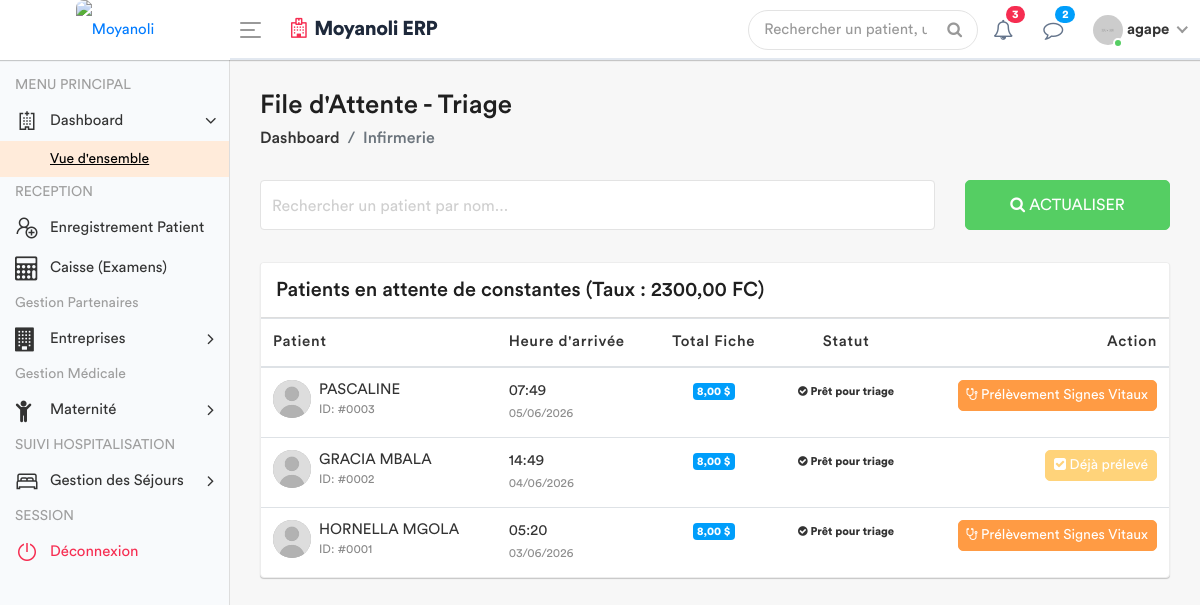
The app's page /infirmerie/attente/ (signed in) with its own data.
### apps/models.py (models this page shows, shortened)
class ConfigurationHopital(models.Model):
    taux_usd_en_cdf = models.DecimalField(max_digits=10, decimal_places=2, default=Decimal('2500.00'))
    derniere_mise_a_jour = models.DateTimeField(auto_now=True)
    class Meta:
        verbose_name = "Configuration du Taux"

class Patient(models.Model):
    TYPE_CHOICES = [
        ('SIMPLE', 'Patient Simple'),
        ('FIDELE', 'Patient Fidèle'),
        ('CONVENTIONNE', 'Patient Conventionné'),
    ]
    code_patient = models.CharField(max_length=20, unique=True, editable=False)
    noms = models.CharField(max_length=100)
    service = models.ForeignKey('Service', on_delete=models.PROTECT, related_name='patients', null=True)
    sexe = models.CharField(max_length=1, choices=[('M', 'Masculin'), ('F', 'Féminin')])
    age = models.CharField(max_length=30)
    adresse = models.TextField()
    telephone = models.CharField(max_length=20)
    type_patient = models.CharField(max_length=15, choices=TYPE_CHOICES, default='SIMPLE')
    a_carte_fidelite = models.BooleanField(default=False, verbose_name="Possède carte de fidélité")
    entreprise = models.ForeignKey('Entreprise', on_delete=models.SET_NULL, null=True, blank=True, verbose_name="Entreprise (si conventionné)")
    fiche_payee = models.BooleanField(default=False)
    created_by = models.ForeignKey(User, on_delete=models.SET_NULL, null=True, related_name='patients_crees')
    date_creation = models.DateTimeField(auto_now_add=True)
    date_modification = models.DateTimeField(auto_now=True)

### apps/views.py (the view)
# urls.py: path('infirmerie/attente/', views.liste_attente_triage, name='liste_attente_triage'),
@login_required
def liste_attente_triage(request):
    config = ConfigurationHopital.objects.first()
    taux = config.taux_usd_en_cdf if config else 2300.00
    patients_liste = Patient.objects.all().order_by('-date_creation')
    for patient in patients_liste:
        paiements = Paiement.objects.filter(patient=patient, service='FICHE')
        total_usd = 0
        for p in paiements:
            if p.devise == 'USD':
                total_usd += p.montant_verse
            else:
                total_usd += (p.montant_verse / taux)
        patient.total_fiche_usd = total_usd
        patient.a_solde_fiche = total_usd >= 6.00
        patient.a_signes_vitaux_deja_pris = SigneVital.objects.filter(patient=patient).exists()
    role = Fonction.objects.filter(userKey=request.user).first()
    fonctionKey = role.fonctionKey.roleName if role else None
    return render(request, 'back-end/infirmerie/liste_attente.html', {
        'patients': patients_liste,
        'taux': taux,
        'fonctionKey': fonctionKey
    })

### apps/templates/back-end/infirmerie/liste_attente.html (shortened to what this page needs)
<!DOCTYPE html>
{% load static %}
<html lang="fr">
    <head>
        {% include 'back-end/includes/css.html' %}
    </head>
    <body>
        <div class="main-wrapper">
            {% include 'back-end/includes/header.html' %}
            {% include 'back-end/includes/sidebar.html' %}
            <div class="page-wrapper">
                <div class="content container-fluid">
                    <div class="page-header">
                        <div class="row align-items-center">
                            <div class="col">
                                <h3 class="page-title">File d'Attente - Triage</h3>
                                <ul class="breadcrumb">
                                    <li class="breadcrumb-item"><a href="{% url 'dashboard' %}">Dashboard</a></li>
                                    <li class="breadcrumb-item active">Infirmerie</li>
                                </ul>
                            </div>
                        </div>
                    </div>
                    <div class="row filter-row">
                        <div class="col-sm-9 col-md-9">
                            <div class="form-group form-focus">
                                <input type="text" id="searchPatient" class="form-control floating" onkeyup="filterTable()">
                                <label class="focus-label">Rechercher un patient par nom...</label>
                            </div>
                        </div>
                        <div class="col-sm-3 col-md-3">
                            <button class="btn btn-success btn-block" onclick="window.location.reload();"> <i class="fa fa-search"></i> Actualiser </button>
                        </div>
                    </div>
                    <div class="card card-table mt-3">
                        <div class="card-header">
                            <h4 class="card-title mb-0">Patients en attente de constantes (Taux : {{ taux }} FC)</h4>
                        </div>
                        <div class="card-body">
                            <div class="table-responsive">
                                <table class="table table-hover table-center mb-0" id="patientTable">
                                    <thead>
                                        <tr>
                                            <th>Patient</th>
                                            <th>Heure d'arrivée</th>
                                            <th class="text-center">Total Fiche</th>
                                            <th class="text-center">Statut</th>
                                            <th class="text-right">Action</th>
                                        </tr>
                                    </thead>
                                    <tbody>
                                        {% for patient in patients %}
                                        <tr>
                                            <td>
                                                <h2 class="table-avatar">
                                                    <a href="#" class="avatar avatar-sm mr-2">
                                                        <img class="avatar-img rounded-circle" src="{% static 'back-end/assets/img/user.jpg' %}" alt="User">
                                                    </a>
                                                    <a href="#">{{ patient.noms }} <span>ID: #{{ patient.id|stringformat:"04d" }}</span></a>
                                                </h2>
                                            </td>
                                            <td>{{ patient.date_creation|date:"H:i" }} <br><small class="text-muted">{{ patient.date_creation|date:"d/m/Y" }}</small></td>
                                            <td class="text-center">
                                                <span class="badge badge-info">{{ patient.total_fiche_usd|floatformat:2 }} $</span>
                                            </td>
                                            <td class="text-center">
                                                {% if patient.a_solde_fiche %}
                                                    <span class="badge badge-success-border"><i class="fa fa-check-circle"></i> Prêt pour triage</span>
                                                {% else %}
                                                    <span class="badge badge-danger-border"><i class="fa fa-clock-o"></i> Attente Paiement</span>
                                                {% endif %}
                                            </td>
                                            <td class="text-right">
                                                {% if not patient.a_solde_fiche %}
                                                    <button class="btn btn-secondary btn-sm" disabled title="Le patient doit d'abord solder la fiche (6 USD)">
                                                        <i class="fa fa-lock"></i> Dossier bloqué
                                                    </button>
                                                {% elif patient.a_signes_vitaux_deja_pris %}
                                                    <button class="btn btn-warning btn-sm" disabled title="Les signes vitaux ont déjà été saisis pour ce patient">
                                                        <i class="fa fa-check-square"></i> Déjà prélevé
                                                    </button>
                                                {% else %}
                                                    <a href="{% url 'saisir_signes' patient.id %}" class="btn btn-primary btn-sm">
                                                        <i class="fa fa-stethoscope"></i> Prélèvement Signes Vitaux
                                                    </a>
                                                {% endif %}
                                            </td>
                                        </tr>
                                        {% empty %}
                                        <tr>
                                            <td colspan="5" class="text-center py-4">
                                                <div class="text-muted">Aucun patient dans la file d'attente.</div>
                                            </td>
                                        </tr>
                                        {% endfor %}
                                    </tbody>
                                </table>
                            </div>
                        </div>
                    </div>
                </div>
            </div>
        </div>
    </body>
</html>

### apps/templates/back-end/includes/header.html (shortened to what this page needs)
{% load static %}
<div class="header" style="background: #ffffff; border-bottom: 2px solid #e2e8f0;">
    <div class="header-left" style="background: #ffffff;">
        <a href="{% url 'home' %}" class="logo">
            <img src="{% static 'front-end/assets/dr/logo.jpeg' %}" width="45" height="45" alt="Moyanoli" style="border-radius: 8px;">
        </a>
    </div>
    <a id="toggle_btn" href="javascript:void(0);" style="color: #007bff;">
        <span class="bar-icon">
            <span></span>
            <span></span>
            <span></span>
        </span>
    </a>
    <div class="page-title-box">
        <h3 style="color: #1e293b; font-weight: 700; letter-spacing: -0.5px;">
            <i class="fa fa-hospital-o text-danger mr-2"></i>Moyanoli ERP
        </h3>
    </div>
    <ul class="nav user-menu">
        <li class="nav-item">
            <div class="top-nav-search">
                <form action="#">
                    <input class="form-control" type="text" placeholder="Rechercher un patient, un dossier...">
                    <button class="btn" type="submit"><i class="fa fa-search"></i></button>
                </form>
            </div>
        </li>
        <li class="nav-item dropdown">
            <a href="#" class="dropdown-toggle nav-link" data-toggle="dropdown">
                <i class="fa fa-bell-o" style="color: #64748b;"></i> <span class="badge badge-pill bg-danger">3</span>
            </a>
        </li>
        <li class="nav-item dropdown">
            <a href="#" class="dropdown-toggle nav-link" data-toggle="dropdown">
                <i class="fa fa-comment-o" style="color: #64748b;"></i> <span class="badge badge-pill bg-info">2</span>
            </a>
        </li>
        <li class="nav-item dropdown has-arrow main-drop">
            <a href="#" class="dropdown-toggle nav-link" data-toggle="dropdown">
                <span class="user-img">
                    <img src="{% static 'back-end/assets/img/profiles/avatar-21.jpg' %}" alt="">
                    <span class="status online"></span>
                </span>
                <span style="font-weight: 600;">{{ user.username }}</span>
            </a>
        </li>
    </ul>
</div>

### records on screen
ConfigurationHopital: taux_usd_en_cdf "2300,00"
Patient: noms "PASCALINE", id "0003", date_creation "07:49", date_creation "05/06/2026", total_fiche_usd "8,00", shows "Prêt pour triage", shows "Prélèvement Signes Vitaux"
Patient: noms "GRACIA MBALA", id "0002", date_creation "14:49", date_creation "04/06/2026", total_fiche_usd "8,00", shows "Prêt pour triage", shows "Déjà prélevé"
Patient: noms "HORNELLA MGOLA", id "0001", date_creation "05:20", date_creation "03/06/2026", total_fiche_usd "8,00", shows "Prêt pour triage", shows "Prélèvement Signes Vitaux"

### other values on screen
{{ user.username }} "agape"
